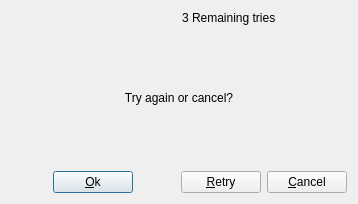
<ui version="4.0" >
 <class>dlgWndBadPIN</class>
 <widget class="QDialog" name="dlgWndBadPIN" >
  <property name="geometry" >
   <rect>
    <x>0</x>
    <y>0</y>
    <width>344</width>
    <height>204</height>
   </rect>
  </property>
  <property name="windowTitle" >
   <string>dlgWndBadPIN</string>
  </property>
  <layout class="QGridLayout" >
   <item row="0" column="0" >
    <layout class="QHBoxLayout" >
     <item>
      <widget class="QLabel" name="lblIcon" >
       <property name="text" >
        <string/>
       </property>
      </widget>
     </item>
     <item>
      <widget class="QLabel" name="lblHeader" >
       <property name="text" >
        <string>3 Remaining tries</string>
       </property>
      </widget>
     </item>
    </layout>
   </item>
   <item row="1" column="0" >
    <spacer>
     <property name="orientation" >
      <enum>Qt::Vertical</enum>
     </property>
     <property name="sizeHint" >
      <size>
       <width>336</width>
       <height>16</height>
      </size>
     </property>
    </spacer>
   </item>
   <item row="2" column="0" >
    <widget class="QLabel" name="lblCenter" >
     <property name="text" >
      <string>Try again or cancel?</string>
     </property>
     <property name="alignment" >
      <set>Qt::AlignCenter|Qt::AlignHCenter|Qt::AlignLeading|Qt::AlignLeft|Qt::AlignVCenter</set>
     </property>
    </widget>
   </item>
   <item row="3" column="0" >
    <spacer>
     <property name="orientation" >
      <enum>Qt::Vertical</enum>
     </property>
     <property name="sizeHint" >
      <size>
       <width>336</width>
       <height>16</height>
      </size>
     </property>
    </spacer>
   </item>
   <item row="4" column="0" >
    <layout class="QHBoxLayout" >
     <item>
      <spacer>
       <property name="orientation" >
        <enum>Qt::Horizontal</enum>
       </property>
       <property name="sizeHint" >
        <size>
         <width>40</width>
         <height>20</height>
        </size>
       </property>
      </spacer>
     </item>
     <item>
      <widget class="QPushButton" name="btnOk" >
       <property name="text" >
        <string>&amp;Ok</string>
       </property>
      </widget>
     </item>
     <item>
      <spacer>
       <property name="orientation" >
        <enum>Qt::Horizontal</enum>
       </property>
       <property name="sizeHint" >
        <size>
         <width>40</width>
         <height>20</height>
        </size>
       </property>
      </spacer>
     </item>
     <item>
      <widget class="QPushButton" name="btnRetry" >
       <property name="text" >
        <string>&amp;Retry</string>
       </property>
      </widget>
     </item>
     <item>
      <widget class="QPushButton" name="btnCancel" >
       <property name="text" >
        <string>&amp;Cancel</string>
       </property>
      </widget>
     </item>
    </layout>
   </item>
  </layout>
 </widget>
 <layoutdefault spacing="6" margin="11" />
 <resources>
  <include location="dlgs.qrc" />
 </resources>
 <connections>
  <connection>
   <sender>btnOk</sender>
   <signal>clicked()</signal>
   <receiver>dlgWndBadPIN</receiver>
   <slot>accept()</slot>
   <hints>
    <hint type="sourcelabel" >
     <x>338</x>
     <y>294</y>
    </hint>
    <hint type="destinationlabel" >
     <x>421</x>
     <y>202</y>
    </hint>
   </hints>
  </connection>
  <connection>
   <sender>btnRetry</sender>
   <signal>clicked()</signal>
   <receiver>dlgWndBadPIN</receiver>
   <slot>accept()</slot>
   <hints>
    <hint type="sourcelabel" >
     <x>467</x>
     <y>294</y>
    </hint>
    <hint type="destinationlabel" >
     <x>421</x>
     <y>202</y>
    </hint>
   </hints>
  </connection>
  <connection>
   <sender>btnCancel</sender>
   <signal>clicked()</signal>
   <receiver>dlgWndBadPIN</receiver>
   <slot>reject()</slot>
   <hints>
    <hint type="sourcelabel" >
     <x>550</x>
     <y>294</y>
    </hint>
    <hint type="destinationlabel" >
     <x>421</x>
     <y>202</y>
    </hint>
   </hints>
  </connection>
 </connections>
</ui>
